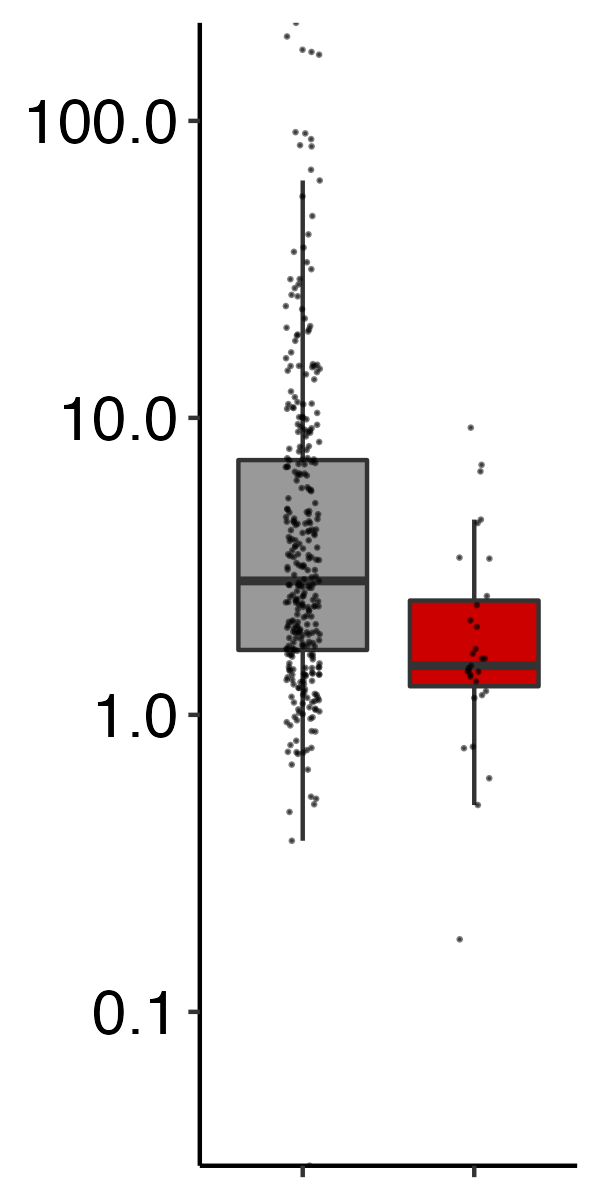

This chart was generated by the following R code:
#Figure2H - CEBPA and GATA1 expression levels in BeatAML dataset stratified by TP53 mutation

# Load packages
library(data.table)
library(plyr)
library(ggplot2)

# Read file
df <- read.table("../../../Sources/BeatAML/Master.txt", sep="\t", header=TRUE, stringsAsFactors=FALSE)

# Set factor level
table(df$genotype.TP53)
df$genotype.TP53 <- factor(df$genotype.TP53,
                           levels=c("Wildtype", "Mutant (1 hit)", "Mutant (2 hits)"),
                           labels=c("WT", "Mut", "Mut")
)

###########################################################

# Read expression files
    # Matrix
    exp <- as.data.frame(fread("../../../Sources/BeatAML/FPKM/FPKM.txt", sep="\t", header=TRUE, stringsAsFactors=FALSE))

    row.names(exp) <- exp$gene_id
    exp$gene_id <- NULL

    # Gene metadata
    exp.feature <- read.table("../../../Sources/BeatAML/FPKM/FPKM_featureData.txt", sep="\t", header=TRUE, stringsAsFactors=FALSE)

# Transform and censor values
exp <- log2(exp + 1)
#exp[exp < 1] <- 0

# Subset genes
genes<-c("CEBPA","GATA1")
gene_ids <- exp.feature[which(exp.feature$gene_short_name %in% genes), "gene_id"]
gene_short_names <- exp.feature[which(exp.feature$gene_short_name %in% genes), "gene_short_name"]
exp <- exp[gene_ids, ]
row.names(exp) <- gene_short_names
exp <- as.data.frame(t(exp))
exp$patient.id <- row.names(exp)

# Annotate
df <- join(df, exp, by="patient.id", type="left")
df$ratio<-df$CEBPA/df$GATA1
###########################################################

# Boxplot
    # Definition
    data <- df
    x <- data$genotype.TP53
    y <- data[["ratio"]]
    z <- data$genotype.TP53
    maintitle <- ""
    ytitle <- "log2(FPKM + 1)\nCEBPA:GATA1"
    xtitle <- ""
    #legendtitle <- "TP53 Genotype"
    #xlabels <- n.cells$label
    #fivenum(y) ; ymin <- -0.5 ; ymax <- 1.0 ; yinterval <- 0.25

    # Plot
    plot <- ggplot() +
      geom_boxplot(data, mapping=aes(x=x, y=y, fill=z), outlier.shape=NA, show.legend = FALSE) +
      scale_fill_manual(values=c("grey60","red3"))+
      #ylim(c(0,10))+
      scale_y_log10(expand=c(0,0))+
      geom_jitter(data, mapping=aes(x=x, y=y), position=position_jitter(width=0.1, height=0), size=0.1,alpha=0.5) +
      theme(panel.grid.major = element_blank(),
            panel.grid.minor = element_blank(),
            panel.background = element_blank(),
            panel.border=element_blank(),
            axis.line.y.left = element_line(color="black"),
            axis.line.x = element_line(color="black"),
            axis.title=element_blank(),
            axis.text=element_text(size=12),
            axis.text.x=element_blank(),
            axis.text.y=element_text(size=15, colour="black")
      )

    # Save file
    ggsave(file="Figure2h.png", width=2, height=4)

#Summary of numbers for figure
table(data$genotype.TP53)
#WT; 329
#Mut; 31

# Statistical test
wilcox.test(y~x)$p.value #0.0001541373

